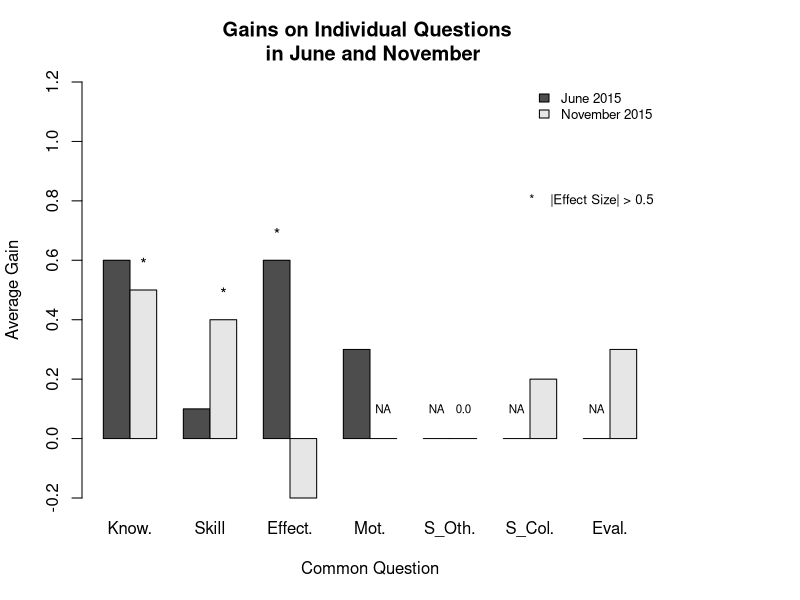
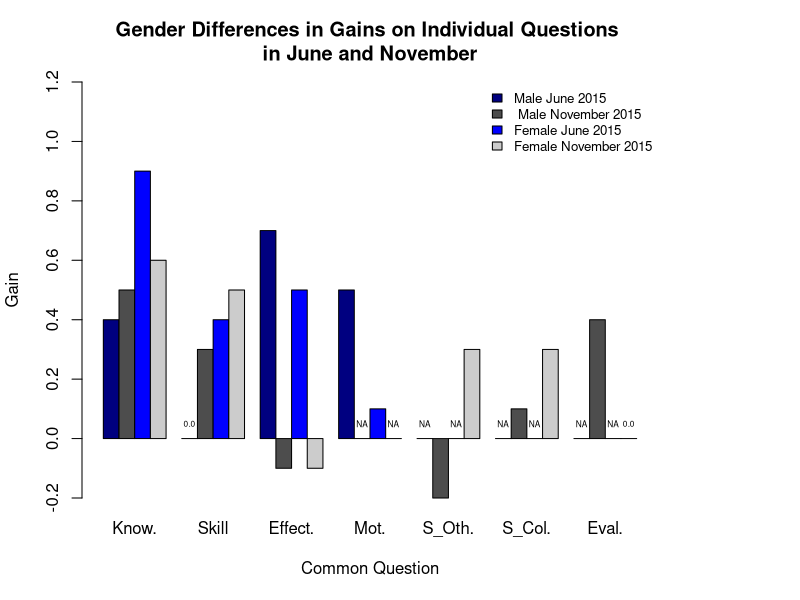
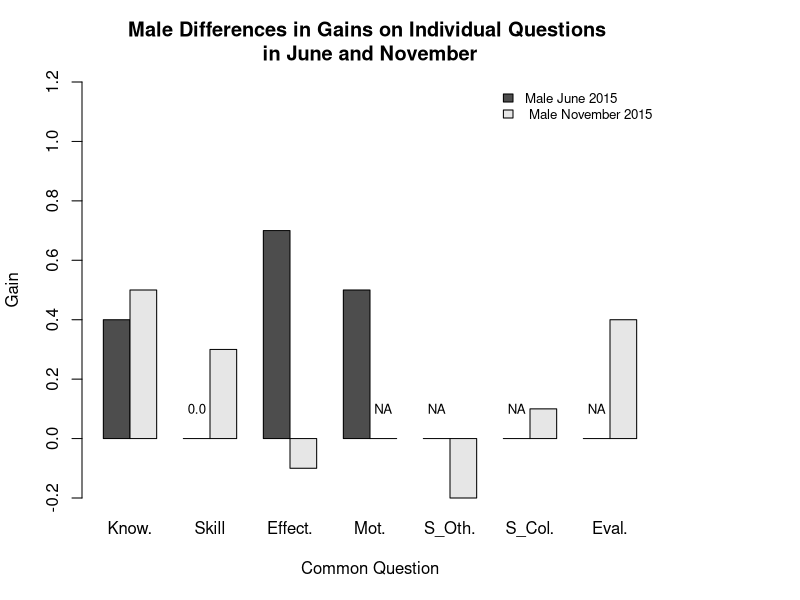
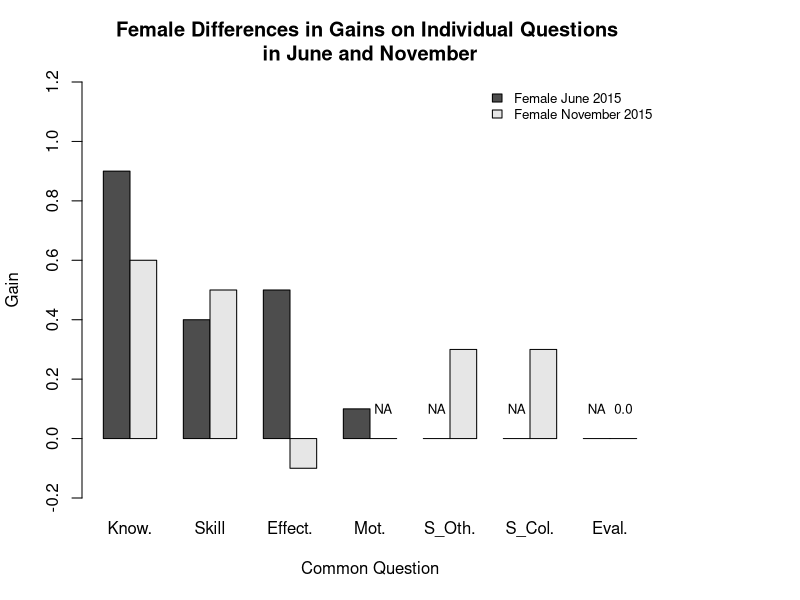

Write the R code that produced these figures, in order.
# Plot #1

Know. <- c(0.6, 0.5)
Skill <- c(0.1, 0.4)
Effect. <- c(0.6, -0.2)
Mot. <- c(0.3, 0.0)
S_Oth. <- c(0.0, 0.0)
S_Col. <- c(0.0, 0.2)
Eval. <- c(0.0, 0.3)

par(mar=c(5.1, 4.1, 4.1, 7.1), xpd=TRUE)
foo <- cbind(Know., Skill, Effect., Mot., S_Oth., S_Col., Eval.)
barplot(foo, 
        main="Gains on Individual Questions \n in June and November",
        ylim=c(-0.2, 1.2),
        xlab="Common Question",
        ylab="Average Gain",
        legend=c("June 2015","November 2015"),
        args.legend=list(x = "topright", bty="n", cex=0.8),
        beside=TRUE)
text(7.5, 0.7, cex=1.0, "*")
text(2.5, 0.6, cex=1.0, "*")
text(5.5, 0.5, cex=1.0, "*")
text(11.5, 0.1, cex=0.7, "NA")
text(13.5, 0.1, cex=0.7, "NA")
text(14.5, 0.1, cex=0.7, "0.0")
text(16.5, 0.1, cex=0.7, "NA")
text(19.5, 0.1, cex=0.7, "NA")
text(19.3, 0.8, cex=0.8, "*    |Effect Size| > 0.5")

# Plot #2

Know. <- c(0.4, 0.9, 0.5, 0.6)
Skill <- c(0.0, 0.4, 0.3, 0.5)
Effect. <- c(0.7, 0.5, -0.1, -0.1)
Mot. <- c(0.5, 0.1, 0.0, 0.0)
S_Oth. <- c(0.0, 0.0, -0.2, 0.3)
S_Col. <- c(0.0, 0.0, 0.1, 0.3)
Eval. <- c(0.0, 0.0, 0.4, 0.0)


Know. <- c(0.4, 0.5, 0.9, 0.6)
Skill <- c(0.0, 0.3, 0.4, 0.5)
Effect. <- c(0.7, -0.1, 0.5, -0.1)
Mot. <- c(0.5, 0.0, 0.1, 0.0)
S_Oth. <- c(0.0, -0.2, 0.0, 0.3)
S_Col. <- c(0.0, 0.1, 0.0, 0.3)
Eval. <- c(0.0, 0.4, 0.0, 0.0)


par(mar=c(5.1, 4.1, 4.1, 7.1), xpd=TRUE)
foo <- cbind(Know., Skill, Effect., Mot., S_Oth., S_Col., Eval.)
barplot(foo, 
        main="Gender Differences in Gains on Individual Questions \n in June and November ",
        ylim=c(-0.2, 1.2),
        xlab="Common Question",
        ylab="Gain",
        legend=c("Male June 2015"," Male November 2015", "Female June 2015", "Female November 2015"),
        col=c("navy", "gray30", "blue", "gray80"),
        args.legend=list(x = "topright", bty="n", cex=0.8),
        beside=TRUE)
text(6.5, 0.05, cex=0.5, "0.0")
text(17.5, 0.05, cex=0.5, "NA")
text(19.5, 0.05, cex=0.5, "NA")
text(21.5, 0.05, cex=0.5, "NA")
text(23.5, 0.05, cex=0.5, "NA")
text(26.5, 0.05, cex=0.5, "NA")
text(28.5, 0.05, cex=0.5, "NA")
text(31.5, 0.05, cex=0.5, "NA")
text(33.5, 0.05, cex=0.5, "NA")
text(34.5, 0.05, cex=0.5, "0.0")

# Plot 3


Know. <- c(0.4, 0.5)
Skill <- c(0.0, 0.3)
Effect. <- c(0.7, -0.1)
Mot. <- c(0.5, 0.0)
S_Oth. <- c(0.0, -0.2)
S_Col. <- c(0.0, 0.1)
Eval. <- c(0.0, 0.4)

par(mar=c(5.1, 4.1, 4.1, 7.1), xpd=TRUE)
foo <- cbind(Know., Skill, Effect., Mot., S_Oth., S_Col., Eval.)
barplot(foo, 
        main="Male Differences in Gains on Individual Questions \n in June and November ",
        ylim=c(-0.2, 1.2),
        xlab="Common Question",
        ylab="Gain",
        legend=c("Male June 2015"," Male November 2015"),
        args.legend=list(x = "topright", bty="n", cex=0.8),
        beside=TRUE)

text(4.5, 0.1, cex=0.8, "0.0")
text(11.5, 0.1, cex=0.8, "NA")
text(13.5, 0.1, cex=0.8, "NA")
text(16.5, 0.1, cex=0.8, "NA")
text(19.5, 0.1, cex=0.8, "NA")



Know. <- c(0.9, 0.6)
Skill <- c(0.4, 0.5)
Effect. <- c(0.5, -0.1)
Mot. <- c(0.1, 0.0)
S_Oth. <- c(0.0, 0.3)
S_Col. <- c(0.0, 0.3)
Eval. <- c(0.0, 0.0)

par(mar=c(5.1, 4.1, 4.1, 7.1), xpd=TRUE)
foo <- cbind(Know., Skill, Effect., Mot., S_Oth., S_Col., Eval.)
barplot(foo, 
        main="Female Differences in Gains on Individual Questions \n in June and November ",
        ylim=c(-0.2, 1.2),
        xlab="Common Question",
        ylab="Gain",
        legend=c("Female June 2015", "Female November 2015"),
        args.legend=list(x = "topright", bty="n", cex=0.8),
        beside=TRUE)
text(11.5, 0.1, cex=0.8, "NA")
text(13.5, 0.1, cex=0.8, "NA")
text(16.5, 0.1, cex=0.8, "NA")
text(19.5, 0.1, cex=0.8, "NA")
text(20.5, 0.1, cex=0.8, "0.0")

